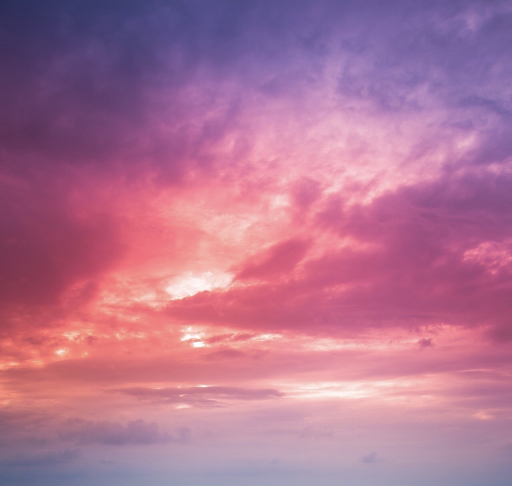
#> input picture Data/img.jpeg, 1024 x 972 px (shown at 1/2 size)
$ jupyter execute '08. 이미지 반전.ipynb'
#> lines starting #> are read from the running program, lines starting #| are printed output that depends on the picture
# 8. 이미지 반전

[cell 1]
import cv2

## 이미지 출력 함수 정의

[cell 2]
def showImage(str):

    cv2.imshow('My Image', str)

    cv2.waitKey(5000) # 5초간 키 입력 대기
    cv2.destroyAllWindows() # 모든 창 닫기

    cv2.waitKey(1); cv2.waitKey(1); cv2.waitKey(1); cv2.waitKey(1) # Windows 운영체제에서는 생략

## 좌우 반전

[cell 3]
img = cv2.imread('Data/img.jpeg')
#> img is the input picture: shape (972, 1024, 3); mean B, G, R 146.5, 115.6, 176.8
flip = cv2.flip(img, 1)   # flipCode가 0보다 크면 좌우 반전
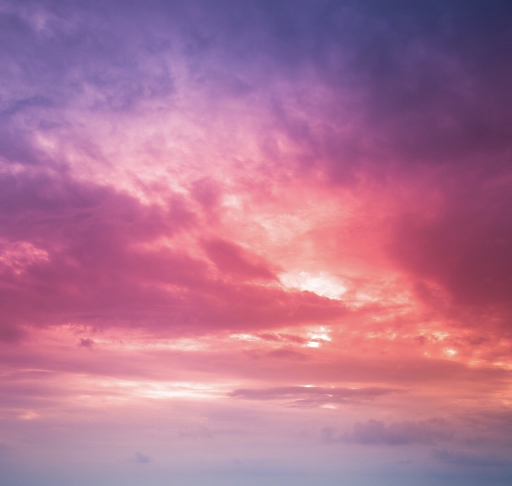
#> flip: shape (972, 1024, 3) (shown at 1/2 size); mean B, G, R 146.5, 115.6, 176.8
showImage(flip)

## 상하 반전

[cell 4]
img = cv2.imread('Data/img.jpeg')
flip = cv2.flip(img, 0)   # flipCode가 0이면 상하 반전
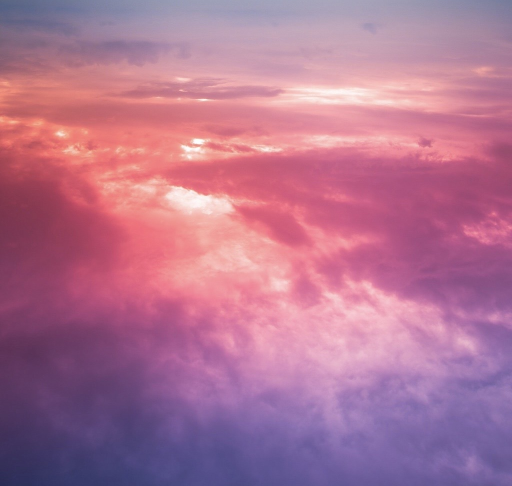
#> flip: shape (972, 1024, 3) (shown at 1/2 size); mean B, G, R 146.5, 115.6, 176.8
showImage(flip)

$ run again, with Data/news.jpg copied over Data/img.jpeg
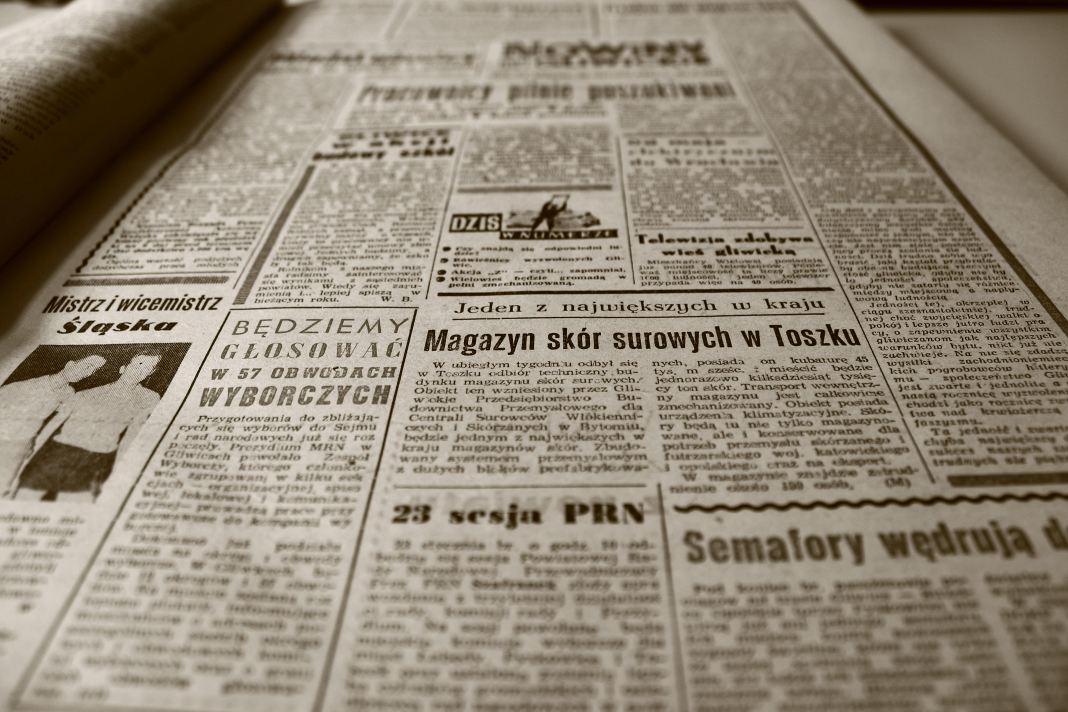
#> input picture Data/news.jpg, 4272 x 2848 px (shown at 1/4 size)
#> img is the input picture: shape (2848, 4272, 3); mean B, G, R 118.7, 135.1, 145.9
#> `flip = cv2.flip(img, 1)`:
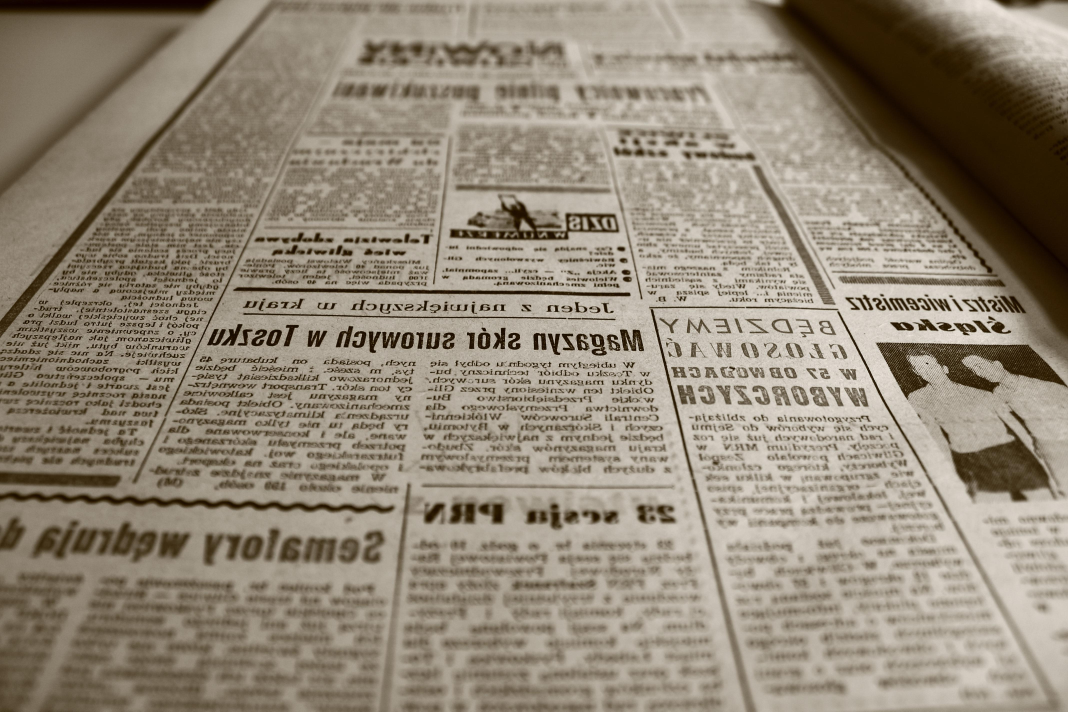
#> flip: shape (2848, 4272, 3) (shown at 1/4 size); mean B, G, R 118.7, 135.1, 145.9
#> `flip = cv2.flip(img, 0)`:
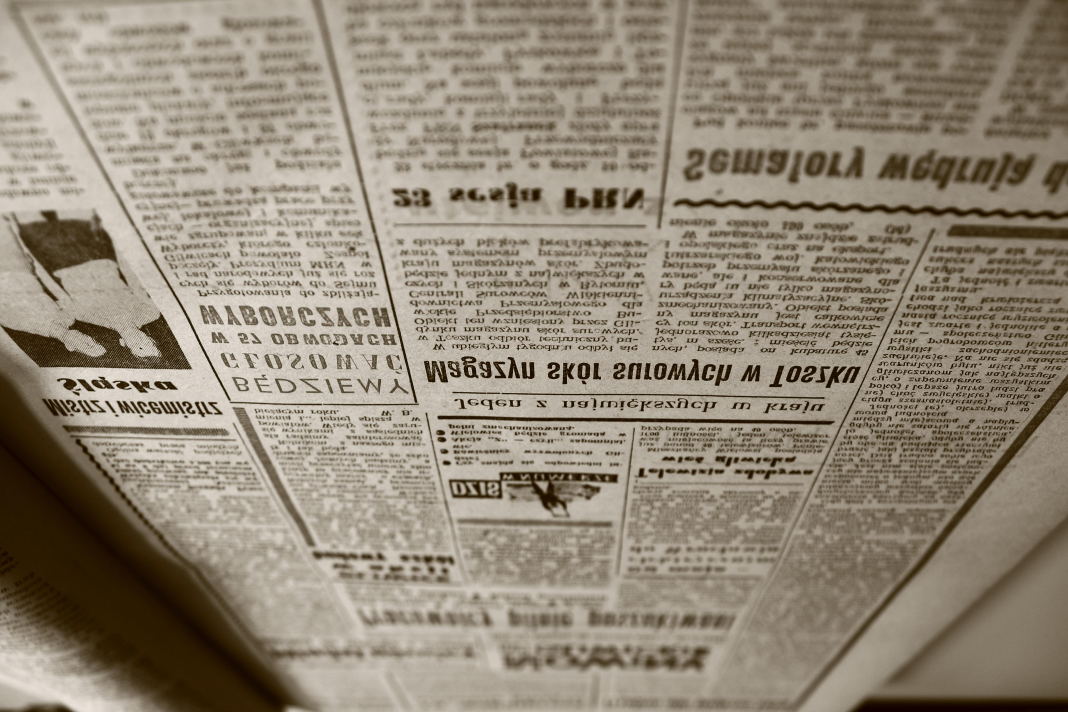
#> flip: shape (2848, 4272, 3) (shown at 1/4 size); mean B, G, R 118.7, 135.1, 145.9
